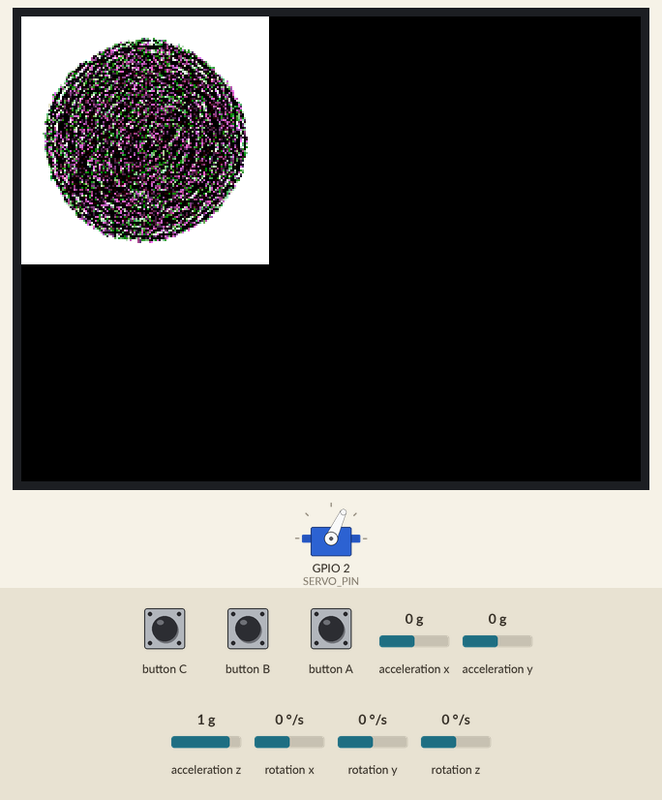
This program was run on a simulated ESP32-S3. On the bench: 320×240 colour display, servo. The test bench sets the inputs (shaded band); at power-on: acceleration x 0 g, acceleration y 0 g, acceleration z 1 g, rotation x 0 °/s, rotation y 0 °/s, rotation z 0 °/s. Random numbers use the default seed unless the program sets one.

Above: at 1.3 s.
1.4 s: button A pressed for 0.15 s
At 2.0 s:
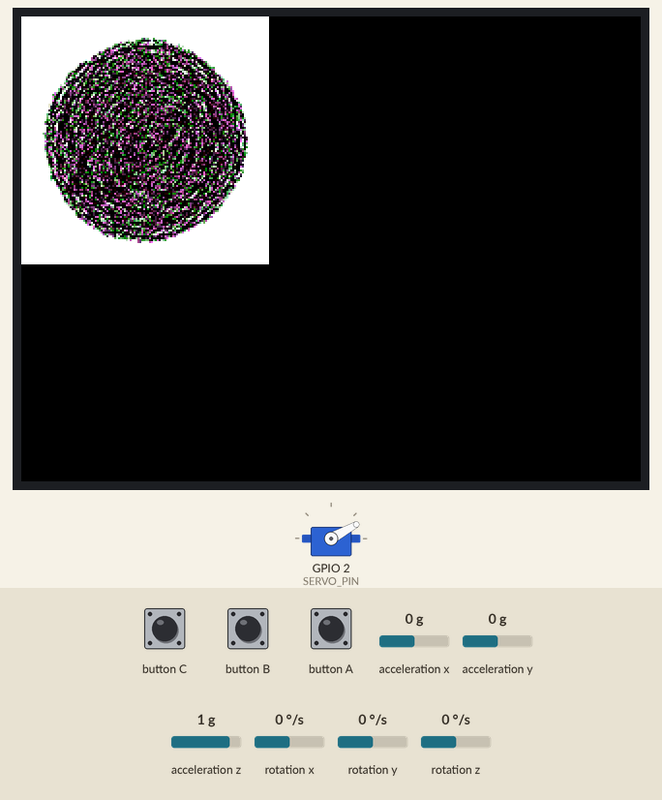
2.1 s: acceleration x set to -0.3 g
At 4.9 s:
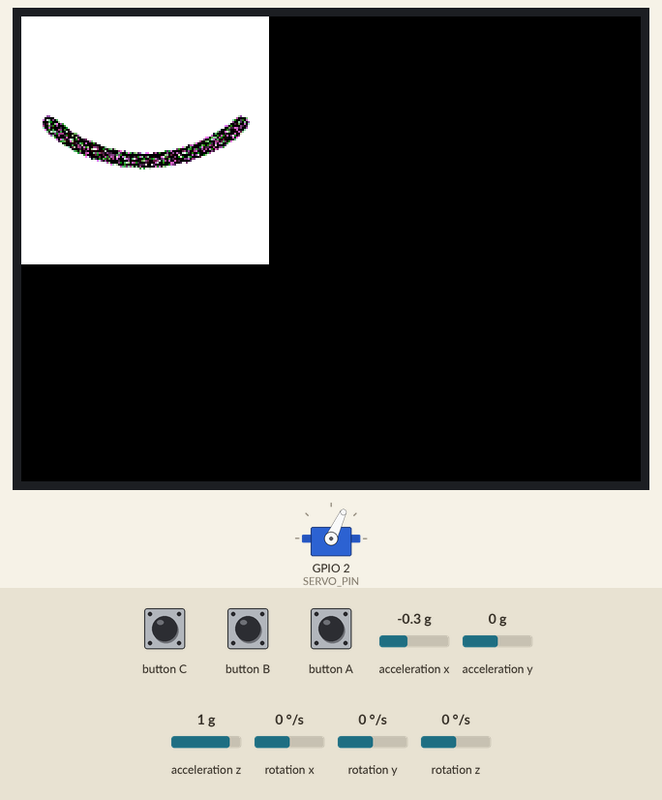
5.1 s: acceleration y set to -0.3 g
6.6 s: acceleration y set to -0.6 g
At 8.0 s:
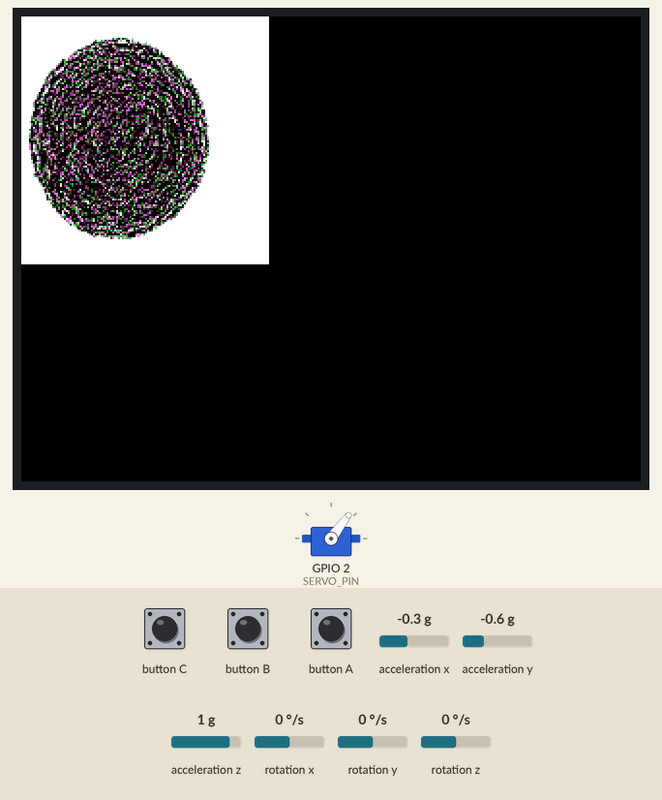
Timing chart, 0 to 10.6 s (numbered marks = the images above; inputs shaded):
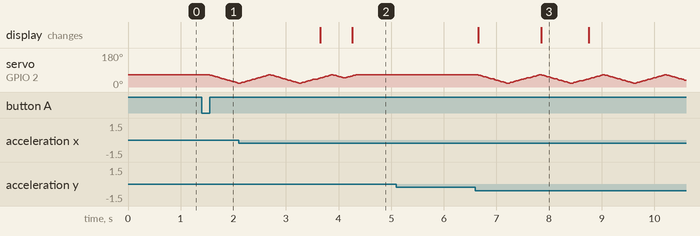

Measured:
- the behaviour switches between -0.1 and -0.2 g on acceleration x (found by bisection; images 1 and 2)
- the behaviour switches between -0.4 and -0.5 g on acceleration y (found by bisection; images 2 and 3)
- after the input at 1.4 s, servo on GPIO 2 (SERVO_PIN): moves from 65° to 21° over 0.54 s, starting after 0.15 s
- after the input at 5.1 s, every drawn part: stays the same

The program:

main.cpp
```cpp
// M5Stack AtomS3R - servo sweep toggled by the front button (BtnA)
//
// Wiring: connect the servo to the Grove (Port.A) connector.
//   Grove black (GND) -> servo GND (brown on the tested kit)
//   Grove red (5V)    -> servo power (orange on the tested kit)
//   Grove yellow (G2) -> servo signal (yellow on the tested kit)
// Servo wire colors vary by product; confirm the actual pin functions.
// If your servo cable uses the other signal wire, change SERVO_PIN to 1 (G1).
//
// Display:
//   - SWEEP OFF             -> default face
//   - SWEEP ON               -> random idle animation (see ANIM_PATTERNS below)
//   - Landscape held 2 sec   -> return to rest and pause an active sweep
//   - Shake                  -> guruguru face briefly

#include <M5Unified.h>
#include <ESP32Servo.h>
#include <math.h>
#include "img_default.h"
#include "img_left.h"
#include "img_right.h"
#include "img_sleep.h"
#include "img_guruguru.h"

static const int SERVO_PIN = 2;      // Grove G2
static const int SWEEP_MIN_ANGLE = 20;
static const int SWEEP_MAX_ANGLE = 65;
static const int SWEEP_STEP_DEG = 2; // degrees moved per update
static const unsigned long SWEEP_INTERVAL_MS = 25;
static const int REST_ANGLE = SWEEP_MAX_ANGLE; // position when OFF

static const float ORIENTATION_MARGIN_G = 0.15f;  // hysteresis between portrait/landscape
static const unsigned long LANDSCAPE_SLEEP_HOLD_MS = 2000; // landscape must hold this long (while sweeping) to pause+sleep
static const float SHAKE_THRESHOLD_G = 1.4f;      // deviation from 1g that counts as a shake
static const unsigned long SHAKE_DISPLAY_MS = 800;

static const unsigned long ARROW_DISPLAY_MS = 800;
static const int DOUBLE_CLICK_ANGLE = 20;         // every double-click commands this same position

// Idle animation shown while sweeping, picked randomly (weighted) each time a pattern finishes.
struct AnimStep {
    const uint16_t *image;
    unsigned long durationMs;
};

static const AnimStep ANIM_PATTERN_DEFAULT[] = { { img_default, 2000 } };
static const AnimStep ANIM_PATTERN_LOOK_AROUND[] = { { img_right, 1000 }, { img_default, 1000 }, { img_left, 1000 } };
static const AnimStep ANIM_PATTERN_BLINK[] = { { img_sleep, 500 } };

static const AnimStep *ANIM_PATTERNS[] = { ANIM_PATTERN_DEFAULT, ANIM_PATTERN_LOOK_AROUND, ANIM_PATTERN_BLINK };
static const int ANIM_PATTERN_LENGTHS[] = { 1, 3, 1 };
static const int ANIM_PATTERN_WEIGHTS[] = { 70, 10, 20 }; // must sum to 100
static const int ANIM_PATTERN_COUNT = 3;

Servo servo;
bool sweeping = false;
int angle = REST_ANGLE;
int direction = -1; // first move away from REST_ANGLE (which sits at the max end)
unsigned long lastStepMs = 0;

bool isLandscape = false;
bool prevIsLandscape = false;
unsigned long landscapeStartMs = 0;
bool sweepPaused = false;
bool returningToRest = false; // easing angle back to REST_ANGLE instead of snapping
unsigned long lastShakeMs = 0;
unsigned long lastDoubleClickMs = 0;
bool shakeActive = false;
bool arrowActive = false;

static const uint16_t *IMAGE_ARROW = reinterpret_cast<const uint16_t *>(1); // sentinel: procedurally drawn, not pushImage'd
const uint16_t *currentImage = nullptr;

int animPatternIndex = -1; // -1 = needs to pick a fresh pattern
int animStepIndex = 0;
unsigned long animStepStartMs = 0;

int pickAnimPattern() {
    int r = random(100); // 0..99
    int acc = 0;
    for (int i = 0; i < ANIM_PATTERN_COUNT; i++) {
        acc += ANIM_PATTERN_WEIGHTS[i];
        if (r < acc) return i;
    }
    return ANIM_PATTERN_COUNT - 1;
}

const uint16_t *getIdleAnimationImage() {
    unsigned long now = millis();
    if (animPatternIndex < 0 ||
        now - animStepStartMs >= ANIM_PATTERNS[animPatternIndex][animStepIndex].durationMs) {
        if (animPatternIndex < 0) {
            animPatternIndex = pickAnimPattern();
            animStepIndex = 0;
        } else {
            animStepIndex++;
            if (animStepIndex >= ANIM_PATTERN_LENGTHS[animPatternIndex]) {
                animPatternIndex = pickAnimPattern();
                animStepIndex = 0;
            }
        }
        animStepStartMs = now;
    }
    return ANIM_PATTERNS[animPatternIndex][animStepIndex].image;
}

void drawArrowUp() {
    M5.Display.fillScreen(TFT_BLACK);
    M5.Display.fillTriangle(64, 20, 30, 68, 98, 68, TFT_WHITE);
    M5.Display.fillRect(50, 68, 28, 40, TFT_WHITE);
}

void showImage(const uint16_t *img) {
    if (img == currentImage) return;
    if (img == IMAGE_ARROW) {
        drawArrowUp();
    } else {
        M5.Display.pushImage(0, 0, 128, 128, img);
    }
    currentImage = img;
}

void setup() {
    auto cfg = M5.config();
    M5.begin(cfg);
    randomSeed(esp_random());

    servo.setPeriodHertz(50);
    servo.attach(SERVO_PIN, 500, 2400);
    servo.write(angle);

    showImage(img_default);
}

void loop() {
    M5.update();

    if (M5.BtnA.wasSingleClicked()) {
        sweeping = !sweeping;
        if (sweeping) {
            returningToRest = false; // resume actively right away
            sweepPaused = false;
            animPatternIndex = -1; // start fresh
        } else {
            returningToRest = true; // ease down to REST_ANGLE instead of snapping
        }
    }
    if (M5.BtnA.wasDoubleClicked()) {
        lastDoubleClickMs = millis();
        arrowActive = true;
        // Keep the next sweep/return step relative to the last commanded position.
        angle = DOUBLE_CLICK_ANGLE;
        direction = (angle == REST_ANGLE) ? -1 : 1;
        lastStepMs = lastDoubleClickMs;
        servo.write(angle);
    }

    M5.Imu.update();
    auto imu = M5.Imu.getImuData();
    float ax = imu.accel.x;
    float ay = imu.accel.y;
    float az = imu.accel.z;

    if (fabsf(ax) > fabsf(ay) + ORIENTATION_MARGIN_G) {
        isLandscape = true;
    } else if (fabsf(ay) > fabsf(ax) + ORIENTATION_MARGIN_G) {
        isLandscape = false;
    }

    if (isLandscape && !prevIsLandscape) {
        landscapeStartMs = millis();
    }
    if (!isLandscape && sweepPaused) {
        sweepPaused = false; // wake up as soon as it's back to portrait
        returningToRest = false; // resume actively right away
    }
    prevIsLandscape = isLandscape;

    if (sweeping && !sweepPaused && isLandscape && (millis() - landscapeStartMs >= LANDSCAPE_SLEEP_HOLD_MS)) {
        sweepPaused = true;
        returningToRest = true; // ease down to REST_ANGLE before holding still
    }

    float magnitude = sqrtf(ax * ax + ay * ay + az * az);
    if (fabsf(magnitude - 1.0f) > SHAKE_THRESHOLD_G) {
        lastShakeMs = millis();
        shakeActive = true;
    }
    if (shakeActive && millis() - lastShakeMs >= SHAKE_DISPLAY_MS) {
        shakeActive = false;
    }
    if (arrowActive && millis() - lastDoubleClickMs >= ARROW_DISPLAY_MS) {
        arrowActive = false;
    }

    if (arrowActive) {
        showImage(IMAGE_ARROW);
    } else if (shakeActive) {
        showImage(img_guruguru);
    } else if (sweeping) {
        showImage(sweepPaused ? img_sleep : getIdleAnimationImage());
    } else {
        // not sweeping: screen just tracks orientation directly, no hold delay
        showImage(isLandscape ? img_sleep : img_default);
    }

    if (returningToRest) {
        unsigned long now = millis();
        if (now - lastStepMs >= SWEEP_INTERVAL_MS) {
            lastStepMs = now;
            if (angle > REST_ANGLE) {
                angle = max(REST_ANGLE, angle - SWEEP_STEP_DEG);
            } else if (angle < REST_ANGLE) {
                angle = min(REST_ANGLE, angle + SWEEP_STEP_DEG);
            }
            servo.write(angle);
            if (angle == REST_ANGLE) {
                returningToRest = false;
                direction = -1; // first move away from REST_ANGLE (which sits at the max end)
            }
        }
    } else if (sweeping && !sweepPaused) {
        unsigned long now = millis();
        if (now - lastStepMs >= SWEEP_INTERVAL_MS) {
            lastStepMs = now;
            angle += direction * SWEEP_STEP_DEG;
            if (angle >= SWEEP_MAX_ANGLE) {
                angle = SWEEP_MAX_ANGLE;
                direction = -1;
            } else if (angle <= SWEEP_MIN_ANGLE) {
                angle = SWEEP_MIN_ANGLE;
                direction = 1;
            }
            servo.write(angle);
        }
    }
}
```

Source omitted: img_default.h (data table, 133256 bytes), mg_guruguru.h (data table, 133258 bytes), img_left.h (data table, 133250 bytes), img_right.h (data table, 133252 bytes), img_sleep.h (data table, 133252 bytes)
